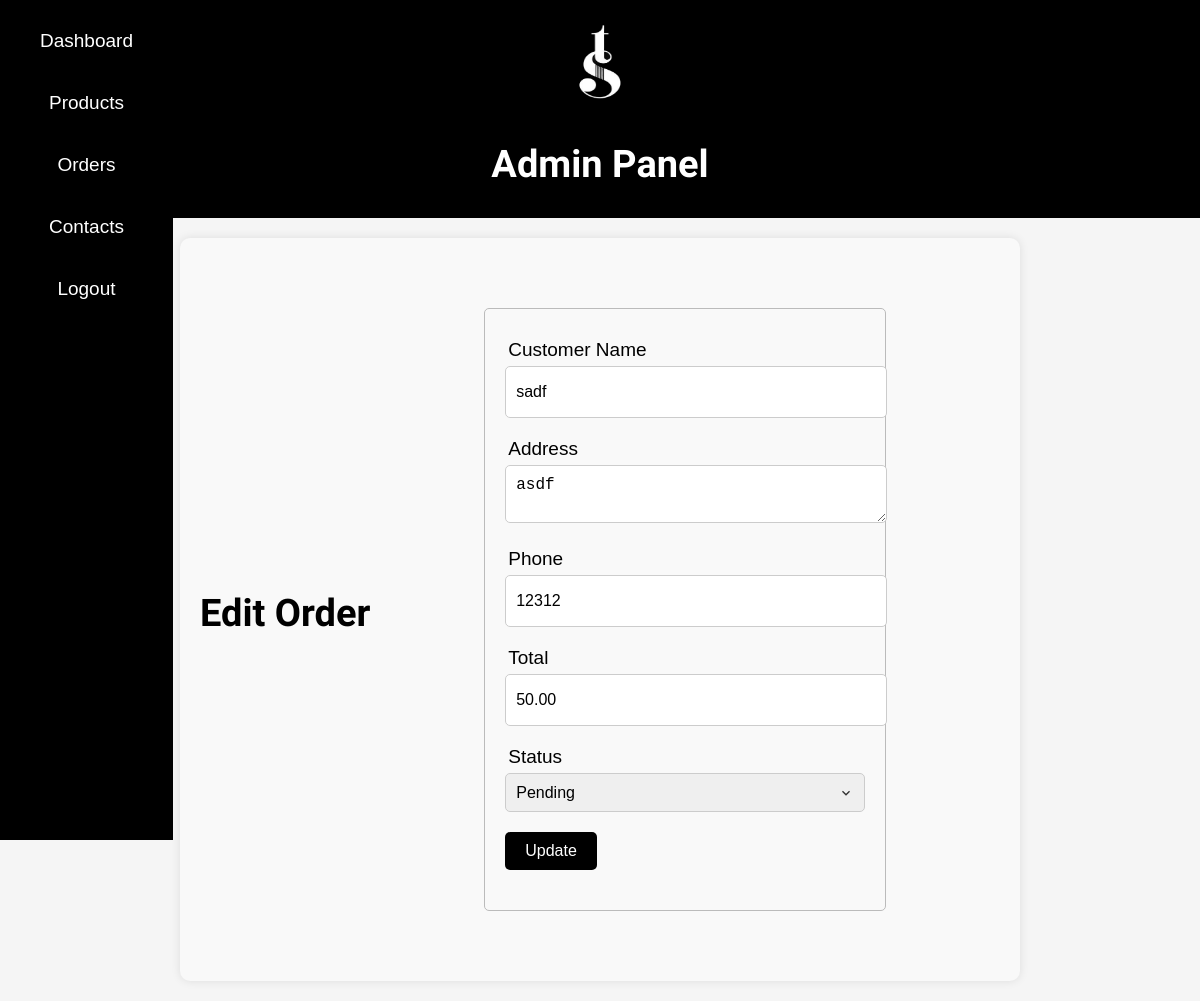
The page /order_form.php?edit=43 on the database its author committed.
### tables this page shows
CREATE TABLE `orders` (
  `id` int(11) NOT NULL,
  `customer_name` varchar(255) NOT NULL,
  `address` text NOT NULL,
  `phone` varchar(15) NOT NULL,
  `total` decimal(10,2) NOT NULL,
  `order_status` enum('pending','completed') DEFAULT 'pending',
  `order_date` timestamp NOT NULL DEFAULT current_timestamp(),
  `session_id` varchar(255) DEFAULT NULL,
  `user_id` int(11) DEFAULT NULL,
  `product_id` int(11) DEFAULT NULL
);

### order_form.php (the view, shortened to what this page needs)
<?php
include('server.php');
$edit_state = false;
$customer_name = '';
$address = '';
$phone = '';
$total = '';
$order_status = 'pending';
if (isset($_GET['edit'])) {
    $id = $_GET['edit'];
    $edit_state = true;
    $record = mysqli_query($db, "SELECT * FROM orders WHERE id=$id")->fetch_assoc();
    $customer_name = $record['customer_name'];
    $address = $record['address'];
    $phone = $record['phone'];
    $total = $record['total'];
    $order_status = $record['order_status'];
}
?>
<!DOCTYPE html>
<html lang="en">
<head>
    <link rel="stylesheet" href="admin.css">
    <link rel="stylesheet" href="https://cdnjs.cloudflare.com/ajax/libs/font-awesome/5.15.4/css/all.min.css">
</head>
<body>
    <header>
        <div id="logo">
            <img src="prince2/miller2.png" alt="Logo" height="100" width="200">
        </div>
        <div id="admin-panel">
            <h1>Admin Panel</h1>
        </div>
    </header>
    <nav>
        <ul>
            <li><a href="dashboard.php">Dashboard</a></li>
            <li><a href="index.php">Products</a></li>
            <li><a href="order.php">Orders</a></li>
            <li><a href="ct.php">Contacts</a></li>
            <li><a href="login.php">Logout</a></li>
        </ul>
    </nav>
<div class="container">
    <h1><?php echo $edit_state ? 'Edit Order' : 'New Order'; ?></h1>
    <form action="server.php" method="POST" class="order-form">
        <div class="input-group">
            <label>Customer Name</label>
            <input type="text" name="customer_name" value="<?php echo $customer_name; ?>" required>
        </div>
        <div class="input-group">
            <label>Address</label>
            <textarea name="address" required><?php echo $address; ?></textarea>
        </div>
        <div class="input-group">
            <label>Phone</label>
            <input type="text" name="phone" value="<?php echo $phone; ?>" required>
        </div>
        <div class="input-group">
            <label>Total</label>
            <input type="text" name="total" value="<?php echo $total; ?>" required>
        </div>
        <div class="input-group">
            <label>Status</label>
            <select name="order_status">
                <option value="pending" <?php echo $order_status === 'pending' ? 'selected' : ''; ?>>Pending</option>
            </select>
        </div>
        <div class="input-group">
            <button type="submit" class="btn" name="<?php echo $edit_state ? 'update_order' : 'save_order'; ?>">
                <?php echo $edit_state ? 'Update' : 'Save'; ?>
            </button>
        </div>
    </form>
</div>
</body>
</html>

### admin.css (style rules this page uses)
body { font-family: Arial, sans-serif; margin: 0; padding: 0; }
header { text-align: center; font-family: "New Rocker", system-ui; font-weight: 400; font-style: normal; size-adjust: 1; background-color: #000000; color: #ffffff; padding: 1%; }
nav { background-color: #000; color: #fff; padding: 20px; height: 100vh; position: fixed; top: 0; left: 0; }
nav ul { list-style-type: none; padding: 0; margin: 0; text-align: center; }
nav ul li { display: block; margin-bottom: 20px; }
nav ul li a { display: block; color: #fff; text-decoration: none; transition: all .3s ease; padding: 10px 20px; }
.container { max-width: 1200px; margin: 150px auto 0; display: flex; align-items: center; justify-content: space-around; flex-wrap: wrap; }
button[type="submit"] { background-color: #4CAF50; color: white; padding: 10px 20px; border: none; border-radius: 5px; cursor: pointer; transition: background-color 0.3s ease; }
.container { max-width: 1200px; margin: 0 auto; display: flex; align-items: center; justify-content: space-around; flex-wrap: wrap; }
body { margin: 0; font-family: 'Poppins', sans-serif; background-color: #f5f5f5; }
body { font-size: 19px; }
form { width: 45%; margin: 50px auto; text-align: left; padding: 20px; border: 1px solid #bbbbbb; border-radius: 5px; }
.input-group { margin: 10px 0px 10px 0px; }
.input-group label { display: block; text-align: left; margin: 3px; }
.input-group input { height: 30px; width: 93%; padding: 5px 10px; font-size: 16px; border-radius: 5px; border: 1px solid gray; }
.btn { padding: 10px; font-size: 15px; color: white; background: #5F9EA0; border: none; border-radius: 5px; }

### order_form.php (style rules this page uses)
.container { max-width: 800px; margin: 20px auto; padding: 20px; background-color: #f9f9f9; border-radius: 10px; box-shadow: 0 0 10px rgba(0, 0, 0, 0.1); }
h1 { font-family: 'New Rocker', cursive; text-align: center; margin-bottom: 20px; }
.order-form .input-group { margin-bottom: 20px; }
.order-form .input-group label { display: block; margin-bottom: 5px; }
.order-form .input-group input, .order-form .input-group textarea, .order-form .input-group select { width: 100%; padding: 10px; border-radius: 5px; border: 1px solid #ccc; font-size: 16px; }
.order-form .input-group select { appearance: none; -webkit-appearance: none; -moz-appearance: none; background-repeat: no-repeat; background-position: right 10px center; background-size: 16px; padding-right: 30px; }
.order-form .input-group button { padding: 10px 20px; background-color: black; color: #fff; border: none; border-radius: 5px; cursor: pointer; font-size: 16px; }

### rows shown on the page
orders: customer_name "sadf", address "asdf", phone "12312", total "50.00", order_status "Pending"
